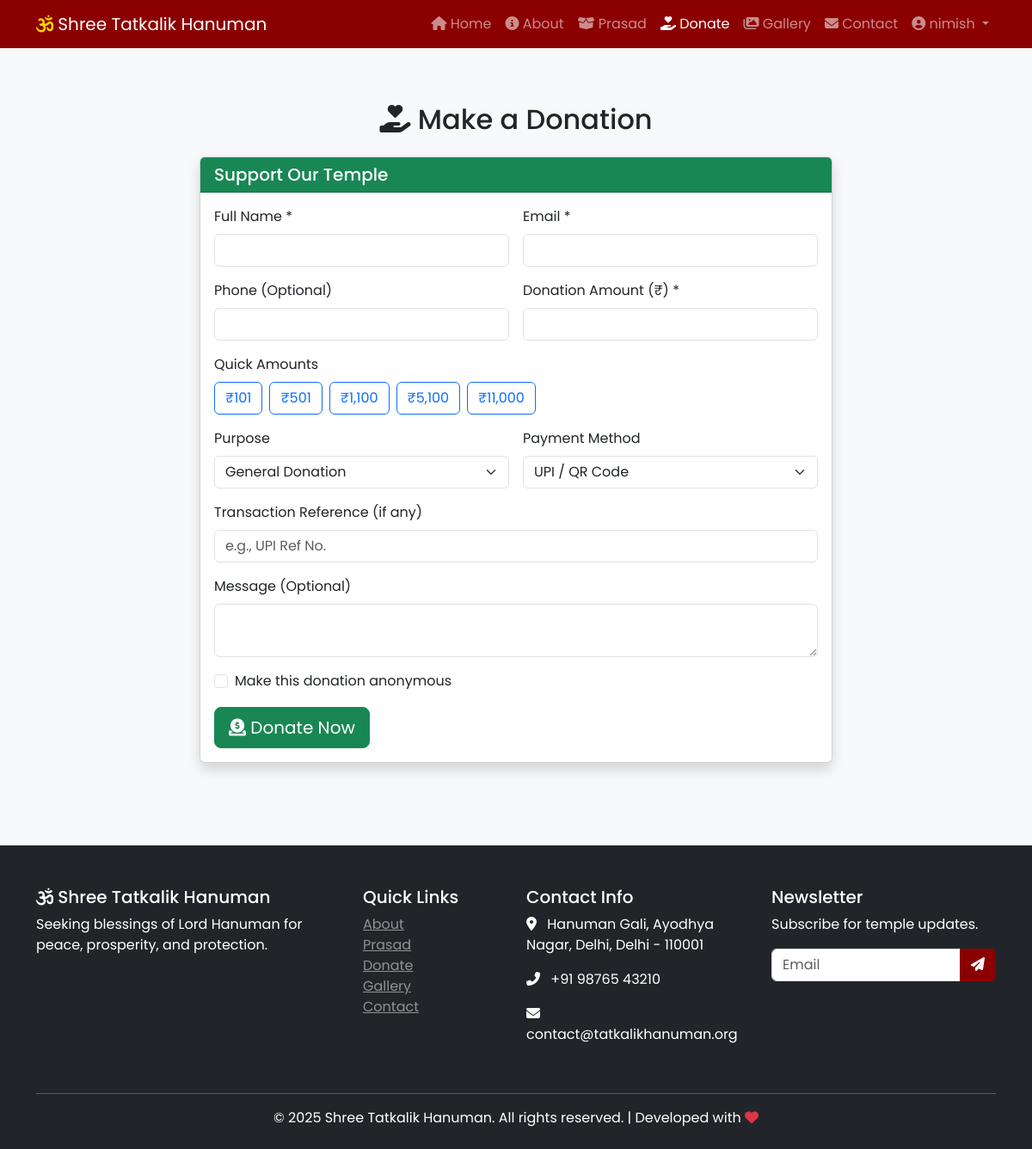
The page /donation (signed in) on the database its author committed.
### app.py (models this page shows, shortened)
class User(UserMixin, db.Model):
    id = db.Column(db.Integer, primary_key=True)
    username = db.Column(db.String(80), unique=True, nullable=False)
    email = db.Column(db.String(120), unique=True, nullable=False)
    password_hash = db.Column(db.String(200), nullable=False)
    full_name = db.Column(db.String(100))
    phone = db.Column(db.String(20))
    role = db.Column(db.String(20), default='user')  # 'admin', 'user', 'darshan_manager'
    created_at = db.Column(db.DateTime, default=lambda: datetime.now(timezone.utc))
    bookings = db.relationship('PrasadBooking', backref='user', lazy=True)
    donations = db.relationship('Donation', backref='user', lazy=True)
    is_verified = db.Column(db.Boolean, default=False)
    @property
    def is_admin(self):
        return self.role == 'admin'

class SiteSettings(db.Model):
    id = db.Column(db.Integer, primary_key=True)
    about_visible = db.Column(db.Boolean, default=True)
    prasad_visible = db.Column(db.Boolean, default=True)
    donation_visible = db.Column(db.Boolean, default=True)
    gallery_visible = db.Column(db.Boolean, default=True)
    contact_visible = db.Column(db.Boolean, default=True)
    phone_primary = db.Column(db.String(20), default='+91 98765 43210')
    phone_secondary = db.Column(db.String(20), default='')
    email_primary = db.Column(db.String(120), default='contact@tatkalikhanuman.org')
    email_secondary = db.Column(db.String(120), default='')
    address_line1 = db.Column(db.String(200), default='Hanuman Gali')
    address_line2 = db.Column(db.String(200), default='Ayodhya Nagar')
    city = db.Column(db.String(100), default='Delhi')
    state = db.Column(db.String(100), default='Delhi')
    pincode = db.Column(db.String(10), default='110001')
    google_maps_embed = db.Column(db.Text, default='')
    upi_id = db.Column(db.String(100), default='temple@ybl')
    upi_qr_filename = db.Column(db.String(200), default='')
    bank_name = db.Column(db.String(100), default='State Bank of India')
    bank_account_name = db.Column(db.String(200), default='Shree Tatkalik Hanuman Trust')
    bank_account_number = db.Column(db.String(50), default='123456789012')
    bank_ifsc = db.Column(db.String(20), default='SBIN0001234')
    bank_branch = db.Column(db.String(100), default='Main Branch')
    facebook_url = db.Column(db.String(200), default='#')
    instagram_url = db.Column(db.String(200), default='#')
    youtube_url = db.Column(db.String(200), default='#')
    twitter_url = db.Column(db.String(200), default='')
    morning_open = db.Column(db.String(10), default='06:00')
    morning_close = db.Column(db.String(10), default='12:00')
    evening_open = db.Column(db.String(10), default='16:00')
    evening_close = db.Column(db.String(10), default='21:00')
    mangala_aarti = db.Column(db.String(10), default='06:30')
    bhog_aarti = db.Column(db.String(10), default='12:30')
    sandhya_aarti = db.Column(db.String(10), default='19:00')
    shayan_aarti = db.Column(db.String(10), default='21:00')
    updated_at = db.Column(db.DateTime, default=lambda: datetime.now(timezone.utc), onupdate=lambda: datetime.now(timezone.utc))
    @staticmethod
    def get_settings():
        settings = SiteSettings.query.first()
        if not settings:
            settings = SiteSettings()
            db.session.add(settings)
            db.session.commit()
        return settings

### app.py (the view, shortened to what this page needs)
@app.route('/donation', methods=['GET', 'POST'])
@login_required
@page_visible('donation')
def donation():
    return render_template('donation.html')

### templates/donation.html (shortened to what this page needs)
{% extends "base.html" %}
{% block content %}
<div class="container py-5">
    <h2 class="text-center mb-4"><i class="fas fa-hand-holding-heart"></i> Make a Donation</h2>
    <div class="row justify-content-center">
        <div class="col-lg-8">
            <div class="card shadow">
                <div class="card-header bg-success text-white">
                    <h5 class="mb-0">Support Our Temple</h5>
                </div>
                <div class="card-body">
                    <form method="POST" id="donationForm">
                        <div class="row g-3">
                            <div class="col-md-6">
                                <label class="form-label">Full Name *</label>
                                <input type="text" name="name" class="form-control" required>
                            </div>
                            <div class="col-md-6">
                                <label class="form-label">Email *</label>
                                <input type="email" name="email" class="form-control" required>
                            </div>
                            <div class="col-md-6">
                                <label class="form-label">Phone (Optional)</label>
                                <input type="tel" name="phone" class="form-control">
                            </div>
                            <div class="col-md-6">
                                <label class="form-label">Donation Amount (₹) *</label>
                                <input type="number" name="amount" id="donationAmount" class="form-control" step="1" min="1" required>
                            </div>
                            <div class="col-12">
                                <label class="form-label">Quick Amounts</label>
                                <div class="d-flex flex-wrap gap-2">
                                    <button type="button" class="btn btn-outline-primary amount-btn" data-amount="101">₹101</button>
                                    <button type="button" class="btn btn-outline-primary amount-btn" data-amount="501">₹501</button>
                                    <button type="button" class="btn btn-outline-primary amount-btn" data-amount="1100">₹1,100</button>
                                    <button type="button" class="btn btn-outline-primary amount-btn" data-amount="5100">₹5,100</button>
                                    <button type="button" class="btn btn-outline-primary amount-btn" data-amount="11000">₹11,000</button>
                                </div>
                            </div>
                            <div class="col-md-6">
                                <label class="form-label">Purpose</label>
                                <select name="purpose" class="form-select">
                                    <option value="General Donation">General Donation</option>
                                </select>
                            </div>
                            <div class="col-md-6">
                                <label class="form-label">Payment Method</label>
                                <select name="payment_method" class="form-select" id="paymentMethod" required>
                                    <option value="UPI">UPI / QR Code</option>
                                </select>
                            </div>
                            <div class="col-12">
                                <label class="form-label">Transaction Reference (if any)</label>
                                <input type="text" name="transaction_id" class="form-control" placeholder="e.g., UPI Ref No.">
                            </div>
                            <div class="col-12">
                                <label class="form-label">Message (Optional)</label>
                                <textarea name="message" class="form-control" rows="2"></textarea>
                            </div>
                            <div class="col-12">
                                <div class="form-check">
                                    <input class="form-check-input" type="checkbox" name="anonymous" value="yes" id="anonymousCheck">
                                    <label class="form-check-label" for="anonymousCheck">Make this donation anonymous</label>
                                </div>
                            </div>
                            <div class="col-12">
                                <button type="submit" class="btn btn-success btn-lg"><i class="fas fa-donate"></i> Donate Now</button>
                            </div>
                        </div>
                    </form>
                </div>
            </div>
        </div>
    </div>
</div>
{% endblock %}

### templates/base.html (shortened to what this page needs)
<!DOCTYPE html>
<html lang="en">
<head>
    <link href="https://cdn.jsdelivr.net/npm/bootstrap@5.3.0/dist/css/bootstrap.min.css" rel="stylesheet">
    <link rel="stylesheet" href="https://cdnjs.cloudflare.com/ajax/libs/font-awesome/6.4.0/css/all.min.css">
    <link rel="stylesheet" href="{{ url_for('static', filename='css/style.css') }}">
    <link rel="stylesheet" href="{{ url_for('static', filename='css/preloader.css') }}">
</head>
<body>
    <nav class="navbar navbar-expand-lg navbar-dark bg-maroon sticky-top">
        <div class="container">
            <a class="navbar-brand" href="{{ url_for('home') }}">
                <i class="fas fa-om"></i> Shree Tatkalik Hanuman
            </a>
            <div class="collapse navbar-collapse" id="navbarNav">
                <ul class="navbar-nav ms-auto">
                    <li class="nav-item"><a class="nav-link {% if request.endpoint == 'home' %}active{% endif %}" href="{{ url_for('home') }}"><i class="fas fa-home"></i> Home</a></li>
                    {% if settings.about_visible %}
                    <li class="nav-item"><a class="nav-link {% if request.endpoint == 'about' %}active{% endif %}" href="{{ url_for('about') }}"><i class="fas fa-info-circle"></i> About</a></li>
                    {% endif %}
                    {% if settings.prasad_visible %}
                    <li class="nav-item"><a class="nav-link {% if request.endpoint == 'prasad_booking' %}active{% endif %}" href="{{ url_for('prasad_booking') }}"><i class="fas fa-box-open"></i> Prasad</a></li>
                    {% endif %}
                    {% if settings.donation_visible %}
                    <li class="nav-item"><a class="nav-link {% if request.endpoint == 'donation' %}active{% endif %}" href="{{ url_for('donation') }}"><i class="fas fa-hand-holding-heart"></i> Donate</a></li>
                    {% endif %}
                    {% if settings.gallery_visible %}
                    <li class="nav-item"><a class="nav-link {% if request.endpoint == 'gallery' %}active{% endif %}" href="{{ url_for('gallery') }}"><i class="fas fa-images"></i> Gallery</a></li>
                    {% endif %}
                    {% if settings.contact_visible %}
                    <li class="nav-item"><a class="nav-link {% if request.endpoint == 'contact' %}active{% endif %}" href="{{ url_for('contact') }}"><i class="fas fa-envelope"></i> Contact</a></li>
                    {% endif %}
                    {% if current_user.is_authenticated %}
                        {% if current_user.is_admin %}
                        <li class="nav-item dropdown">
                            <a class="nav-link dropdown-toggle" href="#" role="button" data-bs-toggle="dropdown"><i class="fas fa-user-shield"></i> Admin</a>
                            <ul class="dropdown-menu dropdown-menu-end">
                                <li><a class="dropdown-item" href="{{ url_for('admin_dashboard') }}"><i class="fas fa-tachometer-alt"></i> Dashboard</a></li>
                                <li><a class="dropdown-item" href="{{ url_for('admin_gallery') }}"><i class="fas fa-images"></i> Gallery</a></li>
                                <li><a class="dropdown-item" href="{{ url_for('admin_bookings') }}"><i class="fas fa-calendar-check"></i> Bookings</a></li>
                                <li><a class="dropdown-item" href="{{ url_for('admin_donations') }}"><i class="fas fa-donate"></i> Donations</a></li>
                                <li><a class="dropdown-item" href="{{ url_for('admin_users') }}"><i class="fas fa-users-cog"></i> Users</a></li>
                                <li><a class="dropdown-item" href="{{ url_for('admin_contacts') }}"><i class="fas fa-message"></i> Messages</a></li>
                                <li><a class="dropdown-item" href="{{ url_for('admin_settings') }}"><i class="fas fa-cog"></i> Settings</a></li>
                                <li><hr class="dropdown-divider"></li>
                                <li><a class="dropdown-item" href="{{ url_for('logout') }}"><i class="fas fa-sign-out-alt"></i> Logout</a></li>
                            </ul>
                        </li>
                        {% else %}
                        <li class="nav-item dropdown">
                            <a class="nav-link dropdown-toggle" href="#" role="button" data-bs-toggle="dropdown">
                                <i class="fas fa-user-circle"></i> {{ current_user.username }}
                            </a>
                        </li>
                        {% endif %}
                    {% else %}
                        <li class="nav-item"><a class="nav-link" href="{{ url_for('user_login') }}"><i class="fas fa-sign-in-alt"></i> Login</a></li>
                        <li class="nav-item"><a class="nav-link" href="{{ url_for('register') }}"><i class="fas fa-user-plus"></i> Register</a></li>
                    {% endif %}
                </ul>
            </div>
        </div>
    </nav>
    <main>
        {% block content %}{% endblock %}
    </main>
    {% block footer %}
    <footer class="bg-dark text-white pt-5 pb-4 mt-5">
        <div class="container">
            <div class="row">
                <div class="col-md-4 mb-4">
                    <h5><i class="fas fa-om"></i> Shree Tatkalik Hanuman</h5>
                    <p>Seeking blessings of Lord Hanuman for peace, prosperity, and protection.</p>
                </div>
                <div class="col-md-2 mb-4">
                    <h5>Quick Links</h5>
                    <ul class="list-unstyled">
                        {% if settings.about_visible %}<li><a href="{{ url_for('about') }}" class="text-white-50">About</a></li>{% endif %}
                        {% if settings.prasad_visible %}<li><a href="{{ url_for('prasad_booking') }}" class="text-white-50">Prasad</a></li>{% endif %}
                        {% if settings.donation_visible %}<li><a href="{{ url_for('donation') }}" class="text-white-50">Donate</a></li>{% endif %}
                        {% if settings.gallery_visible %}<li><a href="{{ url_for('gallery') }}" class="text-white-50">Gallery</a></li>{% endif %}
                        {% if settings.contact_visible %}<li><a href="{{ url_for('contact') }}" class="text-white-50">Contact</a></li>{% endif %}
                    </ul>
                </div>
                <div class="col-md-3 mb-4">
                    <h5>Contact Info</h5>
                    <p><i class="fas fa-map-marker-alt me-2"></i>
                        {{ settings.address_line1 }}{% if settings.address_line2 %}, {{ settings.address_line2 }}{% endif %},
                        {{ settings.city }}, {{ settings.state }} - {{ settings.pincode }}
                    </p>
                    <p><i class="fas fa-phone-alt me-2"></i> {{ settings.phone_primary }}</p>
                    <p><i class="fas fa-envelope me-2"></i> {{ settings.email_primary }}</p>
                </div>
                <div class="col-md-3 mb-4">
                    <h5>Newsletter</h5>
                    <p>Subscribe for temple updates.</p>
                    <div class="input-group">
                        <input type="email" class="form-control" placeholder="Email">
                        <button class="btn btn-primary" type="button"><i class="fas fa-paper-plane"></i></button>
                    </div>
                </div>
            </div>
            <hr class="bg-secondary">
            <div class="text-center">
                <p class="mb-0">&copy; 2025 Shree Tatkalik Hanuman. All rights reserved. | Developed with <i class="fas fa-heart text-danger"></i></p>
            </div>
        </div>
    </footer>
    {% endblock %}
</body>
</html>

### rows shown on the page
User: username "nimish"
SiteSettings: address_line1 "Hanuman Gali", address_line2 "Ayodhya Nagar", city "Delhi", state "Delhi", pincode "110001", phone_primary "+91 98765 43210", email_primary "contact@tatkalikhanuman.org"
